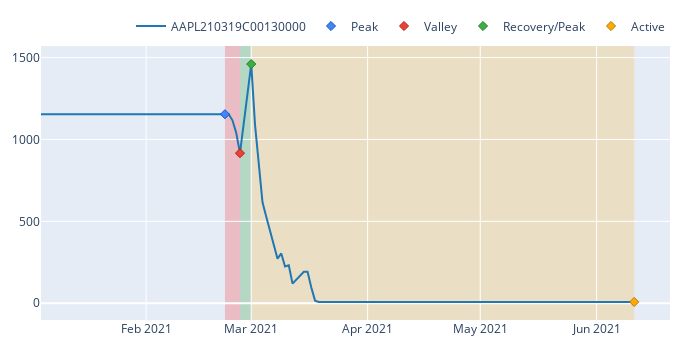

The notebook cell saved with this chart:
### Code cell
# portfolio[contracts].get_drawdowns().plot()
# portfolio[contracts].max_drawdown(group_by=False)
# portfolio.drawdown()

cidx = 5
portfolio[contracts[cidx][:4]][contracts[cidx][-1]].get_drawdowns().plot().show()
# portfolio.get_drawdowns(group_by='symbol').plot().show()

### Figure 1 — Plotly figure (JSON) as saved in the notebook; plotly's stock layout.template omitted (floating-point values rounded to 4 significant figures)
{"data": [{"line": {"color": "#1f77b4"}, "name": "AAPL210319C00130000", "showlegend": true, "type": "scatter", "uid": "de65c012-4763-417e-a139-4832704db8d2", "x": ["2021-01-04T00:00:00", "2021-01-05T00:00:00", "2021-01-06T00:00:00", "2021-01-07T00:00:00", "2021-01-08T00:00:00", "2021-01-11T00:00:00", "2021-01-12T00:00:00", "2021-01-13T00:00:00", "2021-01-14T00:00:00", "2021-01-15T00:00:00", "2021-01-19T00:00:00", "2021-01-20T00:00:00", "2021-01-21T00:00:00", "2021-01-22T00:00:00", "2021-01-25T00:00:00", "2021-01-26T00:00:00", "2021-01-27T00:00:00", "2021-01-28T00:00:00", "2021-01-29T00:00:00", "2021-02-01T00:00:00", "2021-02-02T00:00:00", "2021-02-03T00:00:00", "2021-02-04T00:00:00", "2021-02-05T00:00:00", "2021-02-08T00:00:00", "2021-02-09T00:00:00", "2021-02-10T00:00:00", "2021-02-11T00:00:00", "2021-02-12T00:00:00", "2021-02-16T00:00:00", "2021-02-17T00:00:00", "2021-02-18T00:00:00", "2021-02-19T00:00:00", "2021-02-22T00:00:00", "2021-02-23T00:00:00", "2021-02-24T00:00:00", "2021-02-25T00:00:00", "2021-02-26T00:00:00", "2021-03-01T00:00:00", "2021-03-02T00:00:00", "2021-03-03T00:00:00", "2021-03-04T00:00:00", "2021-03-05T00:00:00", "2021-03-08T00:00:00", "2021-03-09T00:00:00", "2021-03-10T00:00:00", "2021-03-11T00:00:00", "2021-03-12T00:00:00", "2021-03-15T00:00:00", "2021-03-16T00:00:00", "2021-03-17T00:00:00", "2021-03-18T00:00:00", "2021-03-19T00:00:00", "2021-03-22T00:00:00", "2021-03-23T00:00:00", "2021-03-24T00:00:00", "2021-03-25T00:00:00", "2021-03-26T00:00:00", "2021-03-29T00:00:00", "2021-03-30T00:00:00", "2021-03-31T00:00:00", "2021-04-01T00:00:00", "2021-04-05T00:00:00", "2021-04-06T00:00:00", "2021-04-07T00:00:00", "2021-04-08T00:00:00", "2021-04-09T00:00:00", "2021-04-12T00:00:00", "2021-04-13T00:00:00", "2021-04-14T00:00:00", "2021-04-15T00:00:00", "2021-04-16T00:00:00", "2021-04-19T00:00:00", "2021-04-20T00:00:00", "2021-04-21T00:00:00", "2021-04-22T00:00:00", "2021-04-23T00:00:00", "2021-04-26T00:00:00", "2021-04-27T00:00:00", "2021-04-28T00:00:00", "2021-04-29T00:00:00", "2021-04-30T00:00:00", "2021-05-03T00:00:00", "2021-05-04T00:00:00", "2021-05-05T00:00:00", "2021-05-06T00:00:00", "2021-05-07T00:00:00", "2021-05-10T00:00:00", "2021-05-11T00:00:00", "2021-05-12T00:00:00", "2021-05-13T00:00:00", "2021-05-14T00:00:00", "2021-05-17T00:00:00", "2021-05-18T00:00:00", "2021-05-19T00:00:00", "2021-05-20T00:00:00", "2021-05-21T00:00:00", "2021-05-24T00:00:00", "2021-05-25T00:00:00", "2021-05-26T00:00:00", "2021-05-27T00:00:00", "2021-05-28T00:00:00", "2021-06-01T00:00:00", "2021-06-02T00:00:00", "2021-06-03T00:00:00", "2021-06-04T00:00:00", "2021-06-07T00:00:00", "2021-06-08T00:00:00", "2021-06-09T00:00:00", "2021-06-10T00:00:00", "2021-06-11T00:00:00"], "y": [1154.0, 1154.0, 1154.0, 1154.0, 1154.0, 1154.0, 1154.0, 1154.0, 1154.0, 1154.0, 1154.0, 1154.0, 1154.0, 1154.0, 1154.0, 1154.0, 1154.0, 1154.0, 1154.0, 1154.0, 1154.0, 1154.0, 1154.0, 1154.0, 1154.0, 1154.0, 1154.0, 1154.0, 1154.0, 1154.0, 1154.0, 1154.0, 1154.0, 1154.0, 1154.0, 1117.0, 1040.0, 916.4, 1460.0, 1092.0, 848, 616, 528, 272, 304, 224.0, 232.0, 120, 192, 192, 96, 16, 7.992, 7.992, 7.992, 7.992, 7.992, 7.992, 7.992, 7.992, 7.992, 7.992, 7.992, 7.992, 7.992, 7.992, 7.992, 7.992, 7.992, 7.992, 7.992, 7.992, 7.992, 7.992, 7.992, 7.992, 7.992, 7.992, 7.992, 7.992, 7.992, 7.992, 7.992, 7.992, 7.992, 7.992, 7.992, 7.992, 7.992, 7.992, 7.992, 7.992, 7.992, 7.992, 7.992, 7.992, 7.992, 7.992, 7.992, 7.992, 7.992, 7.992, 7.992, 7.992, 7.992, 7.992, 7.992, 7.992, 7.992, 7.992, 7.992]}, {"customdata": [[0]], "hovertemplate": "Drawdown Id: %{customdata[0]}<br>Date: %{x}<br>Price: %{y}", "marker": {"color": "#4285F4", "line": {"color": "rgb(11,84,205)", "width": 1}, "size": 7, "symbol": "diamond"}, "mode": "markers", "name": "Peak", "type": "scatter", "uid": "d1ea6414-e781-44da-9eeb-ebbeab3b3d59", "x": ["2021-02-22T00:00:00"], "y": [1154.0]}, {"customdata": [["0", "-0.20597702384345926", "4 days 00:00:00"]], "hovertemplate": "Drawdown Id: %{customdata[0]}<br>Date: %{x}<br>Price: %{y}<br>Drawdown: %{customdata[1]:.2%}<br>Duration: %{customdata[2]}", "marker": {"color": "#EA4335", "line": {"color": "rgb(181,31,18)", "width": 1}, "size": 7, "symbol": "diamond"}, "mode": "markers", "name": "Valley", "type": "scatter", "uid": "a0c32e60-1e26-41e1-bb2b-e0f4e37dc0cc", "x": ["2021-02-26T00:00:00"], "y": [916.4]}, {"customdata": [["0", "0.5936116906584725", "3 days 00:00:00"]], "hovertemplate": "Drawdown Id: %{customdata[0]}<br>Date: %{x}<br>Price: %{y}<br>Return: %{customdata[1]:.2%}<br>Duration: %{customdata[2]}", "marker": {"color": "#37B13F", "line": {"color": "rgb(38,123,44)", "width": 1}, "size": 7, "symbol": "diamond"}, "mode": "markers", "name": "Recovery/Peak", "type": "scatter", "uid": "292957c3-3730-4d49-8706-0cb904d65b2a", "x": ["2021-03-01T00:00:00"], "y": [1460.0]}, {"customdata": [["1", "-0.9945276166373601", "84 days 00:00:00"]], "hovertemplate": "Drawdown Id: %{customdata[0]}<br>Date: %{x}<br>Price: %{y}<br>Drawdown: %{customdata[1]:.2%}<br>Duration: %{customdata[2]}", "marker": {"color": "#FFAA00", "line": {"color": "rgb(178,118,0)", "width": 1}, "size": 7, "symbol": "diamond"}, "mode": "markers", "name": "Active", "type": "scatter", "uid": "1796e5ef-cbd4-41c9-89b3-4a8370ea28dd", "x": ["2021-06-11T00:00:00"], "y": [7.992]}], "layout": {"height": 350, "legend": {"orientation": "h", "traceorder": "normal", "x": 1, "xanchor": "right", "y": 1.02, "yanchor": "bottom"}, "margin": {"b": 30, "l": 30, "r": 30, "t": 30}, "shapes": [{"fillcolor": "red", "layer": "below", "line": {"width": 0}, "opacity": 0.2, "type": "rect", "x0": "2021-02-22T00:00:00", "x1": "2021-02-26T00:00:00", "xref": "x", "y0": 0, "y1": 1, "yref": "paper"}, {"fillcolor": "green", "layer": "below", "line": {"width": 0}, "opacity": 0.2, "type": "rect", "x0": "2021-02-26T00:00:00", "x1": "2021-03-01T00:00:00", "xref": "x", "y0": 0, "y1": 1, "yref": "paper"}, {"fillcolor": "orange", "layer": "below", "line": {"width": 0}, "opacity": 0.2, "type": "rect", "x0": "2021-03-01T00:00:00", "x1": "2021-06-11T00:00:00", "xref": "x", "y0": 0, "y1": 1, "yref": "paper"}], "width": 700}}
